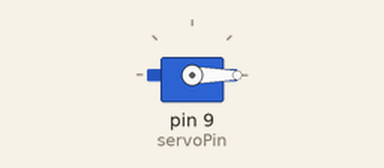
Recording of a sketch running on a simulated Arduino Uno, built with avr-gcc and run on an emulated ATmega328P. Shown: servo.

Above: at 0.05 s.
At 2.5 s:
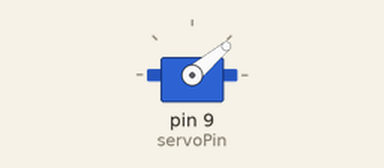
At 5.0 s:
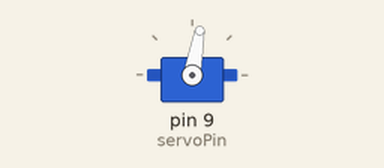
At 10.0 s:
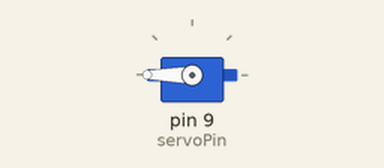
Timing chart, 0 to 13.0 s (numbered marks = the images above):
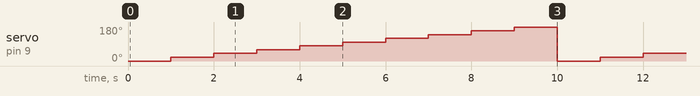

The sketch:

servo_test.pde
```cpp
//Program by Jeremy Blum
//www.jeremyblum.com
//Controls a Servo Motor

//Include Servo Library
#include <Servo.h>

//Define Pins
int servoPin = 9;

//Create Servo Object
Servo jeremysServo;

void setup()
{

  //Attaches the Servo to our object
  jeremysServo.attach(servoPin);
}

void loop()
{

  //We can Turn a Servo to 180 degrees
  for (int i = 0; i <=180; i=i+20)
  {
    jeremysServo.write(i);
    delay(1000);
  }

}
```

Measured:
- by itself, servo on pin 9 (servoPin): repeats every 10.0 s: 40° 1.0 s, 60° 1.0 s, 80° 1.0 s, 100° 1.0 s, 120° 1.0 s, 140° 1.0 s, 160° 1.0 s, 180° 1.0 s, 0° 1.0 s, 20° 1.0 s
